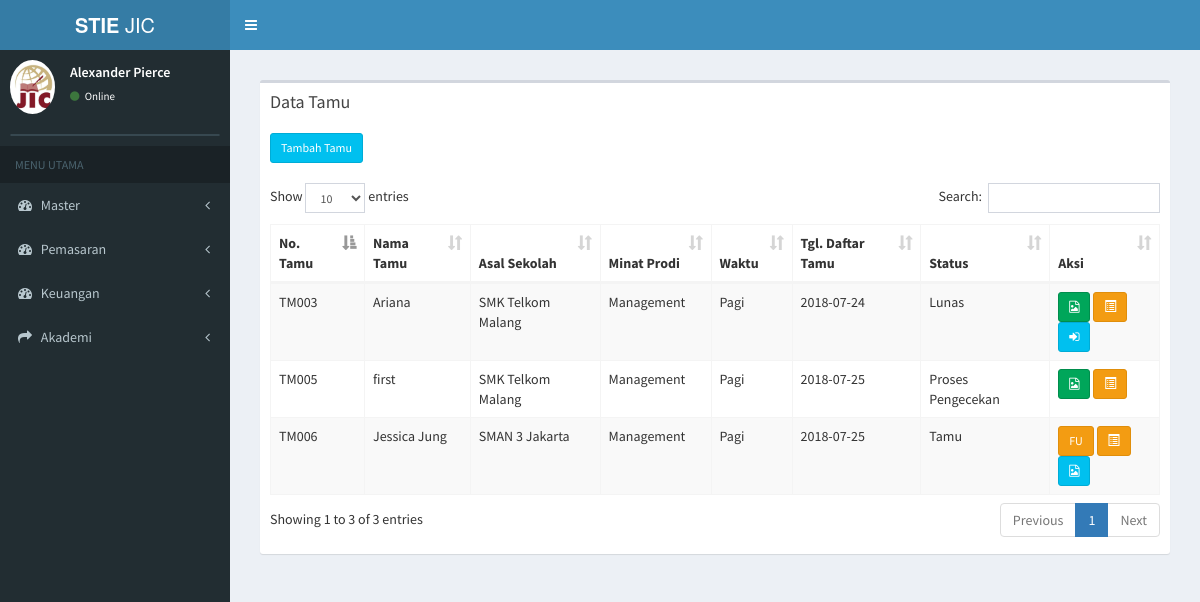
Before: / with the older database file.
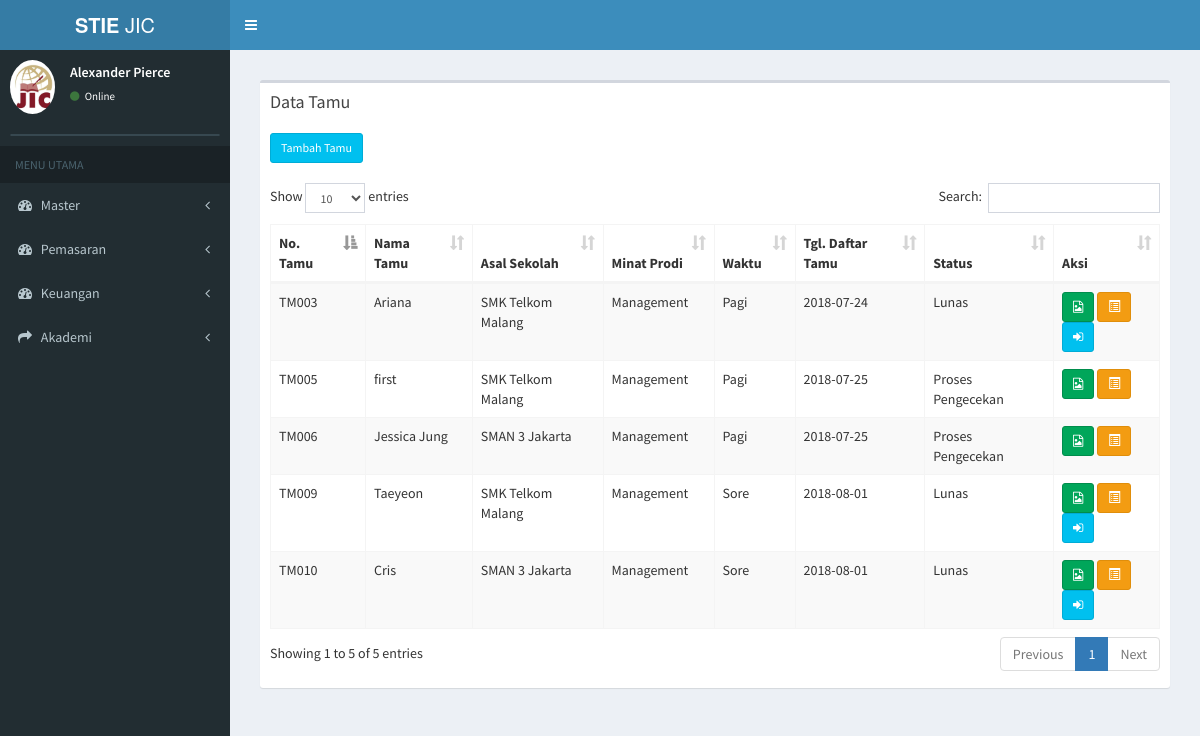
After: the same page with the newer database file.
### tables this page shows
CREATE TABLE `tb_pendaftaran` (
  `id_pendaftaran` varchar(6) NOT NULL,
  `tanggal_pendaftaran` date NOT NULL,
  `nama_pendaftar` varchar(50) NOT NULL,
  `jk_pendaftar` varchar(20) NOT NULL,
  `id_sekolah` varchar(6) NOT NULL,
  `jurusan` varchar(20) NOT NULL,
  `alamat` varchar(100) NOT NULL,
  `email` varchar(30) NOT NULL,
  `no_telp` varchar(15) NOT NULL,
  `waktu` varchar(10) NOT NULL,
  `status_bayar` varchar(20) NOT NULL,
  `id_prodi` varchar(6) NOT NULL,
  `sumber` varchar(30) NOT NULL,
  `bukti_transfer` text NOT NULL,
  `id_du` varchar(6) NOT NULL,
  `f1` text NOT NULL,
  `f2` text NOT NULL,
  `f3` text NOT NULL,
  `notes` text NOT NULL,
  `tanggal_konfirmasi` date NOT NULL,
  `sgs` varchar(20) NOT NULL
);

CREATE TABLE `tb_sekolah` (
  `id_sekolah` varchar(6) NOT NULL,
  `nama_sekolah` varchar(30) NOT NULL,
  `alamat_sekolah` text NOT NULL,
  `jenis_sekolah` varchar(6) NOT NULL
);

CREATE TABLE `tb_prodi` (
  `id_prodi` varchar(6) NOT NULL,
  `nama_prodi` varchar(20) NOT NULL,
  `ketua_prodi` varchar(50) NOT NULL
);

### application/controllers/tamu.php (called while the page is built, shortened)
<?php
class Tamu extends CI_Controller {
	public function __construct()
	{
		$this->load->model('tamu_model');
		$this->load->model('daftar_ulang_model');
		$this->load->model('mahasiswa_model');
	}
	public function index(){
				$data['tamu'] = $this->tamu_model->data_tamu();
				$data['main_view'] = 'Tamu/data_tamu_view';
				$this->load->view('template', $data);
	}
}

### index.php (called while the page is built, shortened)
<?php
require_once BASEPATH.'core/CodeIgniter.php';

### application/models/tamu_model.php (called while the page is built, shortened)
<?php
class Tamu_model extends CI_Model {
	public function data_tamu(){
		$this->db->select('*');
		 $this->db->from('tb_pendaftaran');
     $this->db->join('tb_sekolah','tb_sekolah.id_sekolah=tb_pendaftaran.id_sekolah');
		 $this->db->join('tb_prodi','tb_prodi.id_prodi=tb_pendaftaran.id_prodi');
		 $query = $this->db->get();
		 return $query->result();
	}
}

### application/views/Tamu/data_tamu_view.php (the view, shortened to what this page needs)
<section class="content">
      <div class="row">
        <div class="col-xs-12">
          <div class="box">
            <div class="box-header">
              <h3 class="box-title">Data Tamu</h3>
            </div>
            <div class="box-body">
              <table id="example1" class="table table-bordered table-striped">
                 <a href="<?php echo base_url(); ?>tamu/page_tambah_tamu" class="btn btn-info btn-sm" > Tambah Tamu</a> <br> <br>
                <thead>
                <tr>
                  <th>No. Tamu</th>
                  <th>Nama Tamu</th>
                  <th>Asal Sekolah</th>
                  <th>Minat Prodi</th>
                  <th>Waktu</th>
                  <th>Tgl. Daftar Tamu</th>
                  <th>Status</th>
                  <th>Aksi</th>
                </tr>
                </thead>
                <tbody>
                <?php
                foreach ($tamu as $data) {
                  if ($data->status_bayar == 'Tamu') {
                  echo '
                <tr>
                  <td>'.$data->id_pendaftaran.'
                  </td>
                  <td>'.$data->nama_pendaftar.'</td>
                  <td>'.$data->nama_sekolah.'</td>
                  <td>'.$data->nama_prodi.'</td>
                  <td>'.$data->waktu.'</td>
                  <td>'.$data->tanggal_pendaftaran.'</td>
                  <td>'.$data->status_bayar.'</td>
                  <td>
                     <a href="'.base_url('tamu/f1/'.$data->id_pendaftaran).'" class="btn btn-warning btn-sm" >FU<span class="tooltiptext">Follow UP</span></a>
                     <a href="'.base_url('tamu/detail_tamu/'.$data->id_pendaftaran).'" class="btn btn-warning btn-sm"><i class="glyphicon glyphicon-list-alt"></i><span class="tooltiptext">Detail Tamu</span></a>
                      <a href="'.base_url('tamu/page_upload/'.$data->id_pendaftaran).'" class="btn btn-info btn-sm"><i class="fa fa-file-image-o"></i><span class="tooltiptext">Unggah Gambar</span></a>
                  </td>
                </tr>
                ';
              } else if ($data->status_bayar == 'Lunas') {
                if ($data->waktu == 'Pagi') {
                  echo '
                <tr>
                  <td>'.$data->id_pendaftaran.'
                  </td>
                  <td>'.$data->nama_pendaftar.'</td>
                  <td>'.$data->nama_sekolah.'</td>
                  <td>'.$data->nama_prodi.'</td>
                  <td>'.$data->waktu.'</td>
                  <td>'.$data->tanggal_pendaftaran.'</td>
                  <td>'.$data->status_bayar.'</td>
                  <td>
                     <a href="'.base_url('uploads/'.$data->bukti_transfer).'" class="btn btn-success btn-sm" target="_blank"><i class="fa fa-file-image-o"></i><span class="tooltiptext">Lihat Bukti</span></a>
                     <a href="'.base_url('tamu/detail_tamu/'.$data->id_pendaftaran).'" class="btn btn-warning btn-sm"><i class="glyphicon glyphicon-list-alt"></i><span class="tooltiptext">Detail Tamu</span></a>
                  <a href="'.base_url('daftar_ulang/page_du_pagi/'.$data->id_pendaftaran).'" class="btn btn-info btn-sm"><i class="fa fa-sign-in"></i><span class="tooltiptext">Daftar Ulang</span></a>
                  </td>
                </tr>
                ';
                }
                else {
                   echo '
                <tr>
                  <td>'.$data->id_pendaftaran.'
                  </td>
                  <td>'.$data->nama_pendaftar.'</td>
                  <td>'.$data->nama_sekolah.'</td>
                  <td>'.$data->nama_prodi.'</td>
                  <td>'.$data->waktu.'</td>
                  <td>'.$data->tanggal_pendaftaran.'</td>
                  <td>'.$data->status_bayar.'</td>
                  <td>
                   <a href="'.base_url('uploads/'.$data->bukti_transfer).'" class="btn btn-success btn-sm" target="_blank"><i class="fa fa-file-image-o"></i><span class="tooltiptext">Lihat Bukti</span></a>
                   <a href="'.base_url('tamu/detail_tamu/'.$data->id_pendaftaran).'" class="btn btn-warning btn-sm"><i class="glyphicon glyphicon-list-alt"></i><span class="tooltiptext">Detail Tamu</span></a>
                      <a href="'.base_url('daftar_ulang/page_du_sore/'.$data->id_pendaftaran).'" class="btn btn-info btn-sm"><i class="fa fa-sign-in"></i><span class="tooltiptext">Daftar Ulang</span></a>
                  </td>
                </tr>
                ';
                }
              ?>
              <?php
            } else if ($data->status_bayar != 'Non Aktif' AND $data->status_bayar != 'Aktif') {
                   echo '
                <tr>
                  <td>'.$data->id_pendaftaran.'
                  </td>
                  <td>'.$data->nama_pendaftar.'</td>
                  <td>'.$data->nama_sekolah.'</td>
                  <td>'.$data->nama_prodi.'</td>
                  <td>'.$data->waktu.'</td>
                  <td>'.$data->tanggal_pendaftaran.'</td>
                  <td>'.$data->status_bayar.'</td>
                  <td>
                   <a href="'.base_url('uploads/'.$data->bukti_transfer).'" class="btn btn-success btn-sm" target="_blank"><i class="fa fa-file-image-o"></i><span class="tooltiptext">Lihat Bukti</span></a>
                   <a href="'.base_url('tamu/detail_tamu/'.$data->id_pendaftaran).'" class="btn btn-warning btn-sm"><i class="glyphicon glyphicon-list-alt"></i><span class="tooltiptext">Detail Tamu</span></a>
                  </td>
                </tr>
                ';
            }
            }
            ?>
                </tbody>
              </table>
            </div>
          </div>
        </div>
      </div>
    </section>

### application/views/template.php (shortened to what this page needs)
<!DOCTYPE html>
<html>
<head>
  <link rel="stylesheet" href="<?php echo base_url(); ?>assets/css/bootstrap.min.css">
  <link rel="stylesheet" href="https://cdnjs.cloudflare.com/ajax/libs/font-awesome/4.5.0/css/font-awesome.min.css">
  <link rel="stylesheet" href="https://cdnjs.cloudflare.com/ajax/libs/ionicons/2.0.1/css/ionicons.min.css">
  <link rel="stylesheet" href="<?php echo base_url(); ?>assets/dist/css/AdminLTE.min.css">
  <link rel="stylesheet" href="<?php echo base_url(); ?>assets/dist/css/skins/_all-skins.min.css">
  <link rel="stylesheet" href="<?php echo base_url(); ?>assets/plugins/select2/select2.min.css">
  <link rel="stylesheet" href="<?php echo base_url(); ?>assets/css/styleku.css">
  <link rel="stylesheet" href="<?php echo base_url(); ?>assets/plugins/datatables/dataTables.bootstrap.css">
</head>
<body class="hold-transition skin-blue sidebar-mini">
<div class="wrapper">
  <header class="main-header">
    <a href="../../index2.html" class="logo">
      <span class="logo-lg"><b>STIE </b>JIC</span>
    </a>
    <nav class="navbar navbar-static-top">
      <a href="#" class="sidebar-toggle" data-toggle="offcanvas" role="button">
      </a>
    </nav>
  </header>
  <aside class="main-sidebar">
    <section class="sidebar">
      <div class="user-panel">
        <div class="pull-left image">
          <img src="<?php echo base_url(); ?>/assets/img/jic.png" class="img-circle" alt="User Image">
        </div>
        <div class="pull-left info">
          <p>Alexander Pierce</p>
          <a href="#"><i class="fa fa-circle text-success"></i> Online</a>
        </div>
      </div>
      <form action="#" method="get" class="sidebar-form">
      </form>
      <ul class="sidebar-menu">
        <li class="header">MENU UTAMA</li>
        <li class="treeview">
          <a href="#">
            <i class="fa fa-dashboard"></i> <span>Master</span>
            <span class="pull-right-container">
              <i class="fa fa-angle-left pull-right"></i>
            </span>
          </a>
        </li>
        <li class="treeview">
          <a href="#">
            <i class="fa fa-dashboard"></i> <span> Pemasaran </span>
            <span class="pull-right-container">
              <i class="fa fa-angle-left pull-right"></i>
            </span>
          </a>
        </li>
        <li class="treeview">
          <a href="#">
            <i class="fa fa-dashboard"></i> <span> Keuangan </span>
            <span class="pull-right-container">
              <i class="fa fa-angle-left pull-right"></i>
            </span>
          </a>
        </li>
         <li class="treeview">
          <a href="#">
            <i class="fa fa-share"></i> <span>Akademi</span>
            <span class="pull-right-container">
              <i class="fa fa-angle-left pull-right"></i>
            </span>
          </a>
        </li>
      </ul>
    </section>
  </aside>
  <div class="content-wrapper">
    <section class="content">
      <?php $this->load->view($main_view); ?>
    </section>
  </div>
    </div>
</body>
</html>

### application/views/template.php (style rules this page uses)
a { position: relative; display: inline-block; }

Changed rows visible on the page:
changed tb_pendaftaran "TM006": bukti_transfer empty → "hih.pdf" (drawn); status_bayar "Tamu" → "Proses Pengecekan"
added tb_pendaftaran: id_pendaftaran "TM009", nama_pendaftar "Taeyeon", id_sekolah.nama_sekolah "SMK Telkom Malang", id_prodi.nama_prodi "Management", waktu "Sore", tanggal_pendaftaran "2018-08-01", status_bayar "Lunas"
added tb_pendaftaran: id_pendaftaran "TM010", nama_pendaftar "Cris", id_sekolah.nama_sekolah "SMAN 3 Jakarta", id_prodi.nama_prodi "Management", waktu "Sore", tanggal_pendaftaran "2018-08-01", status_bayar "Lunas"
Other visible differences:
text written by a page script: "Show entries Search: Showing 1 to 3 of 3 entries Previous 1 Next" → "Show entries Search: Showing 1 to 5 of 5 entries Previous 1 Next"
